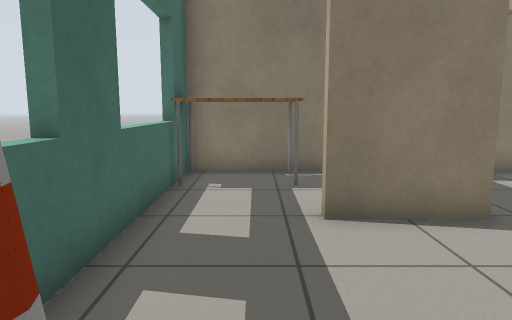
[1] (above)

14 first-person views from a walk through a world built for the Gazebo simulator. The camera is 0.9 m above the floor, tilts 8° down and sees 70° across. The lines on the ground mark 1 m squares. The floor is counted in squares, 0.5 m on a side. Each view is taken from the middle of a square. On the plan, view 1 faces up. The plan holds only what a view shows up to about 18 squares ahead; the rest is blank. Gazebo's built-in surfaces are drawn with simple patterns. Some surface patterns are stand-ins.

[2]
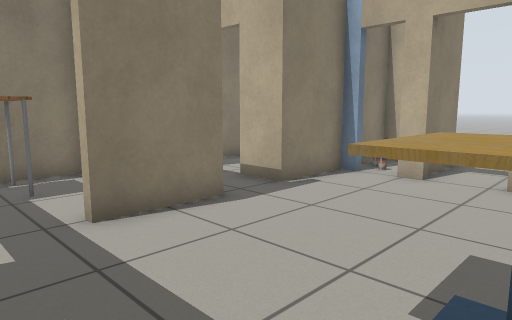

[3]
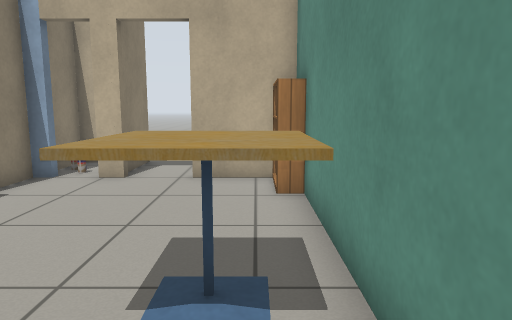

[4]
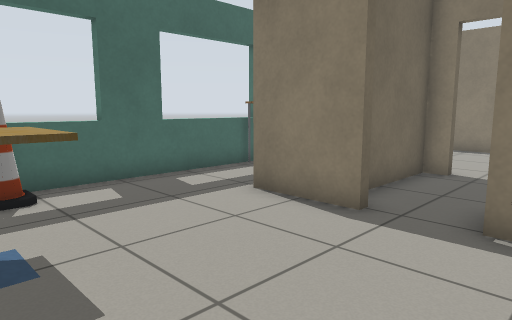

[5]
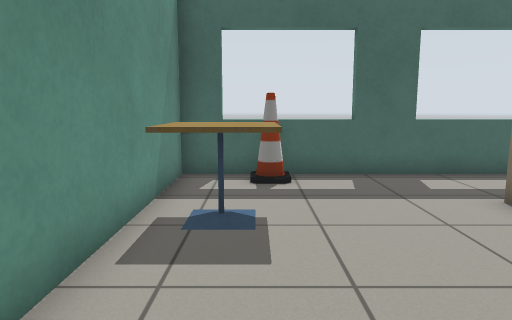

[6]
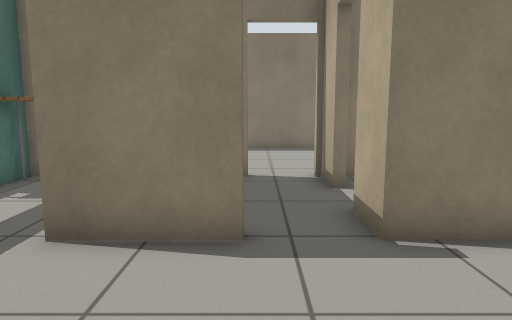

[7]
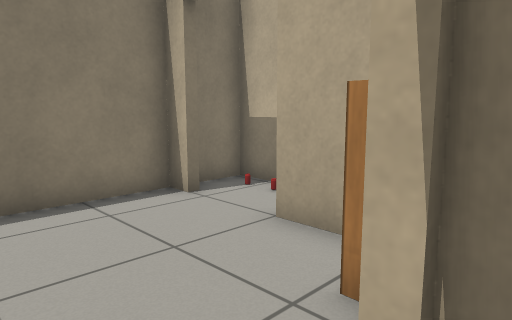

[8]
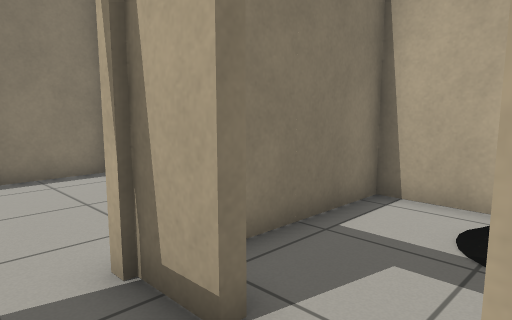

[9]
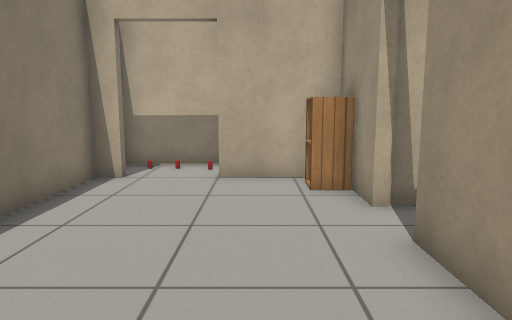

[10]
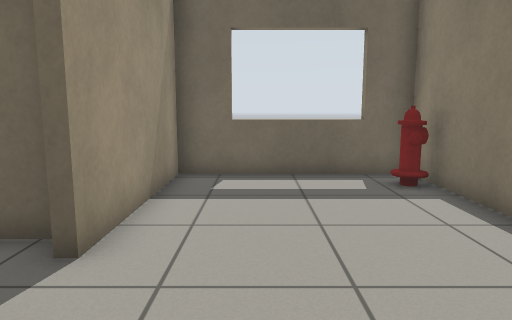

[11]
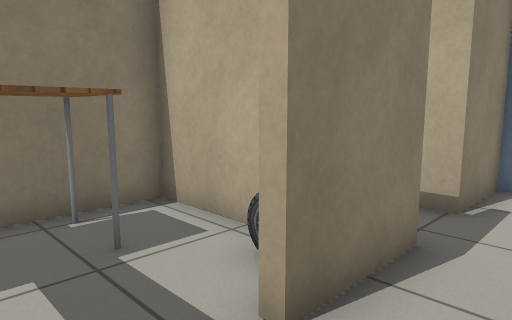

[12]
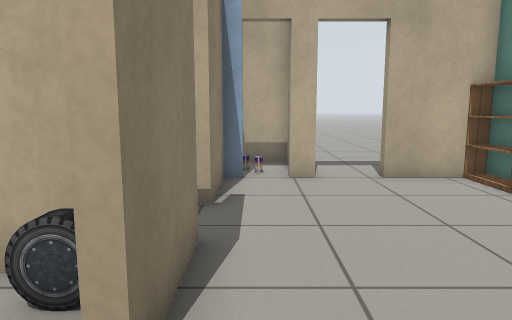

[13]
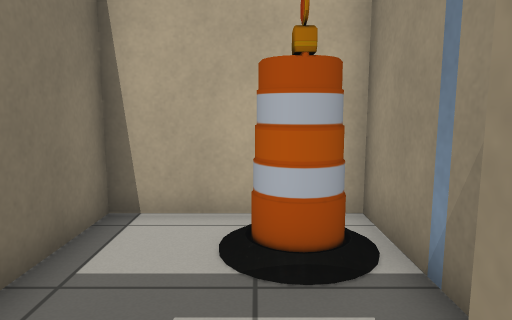

[14]
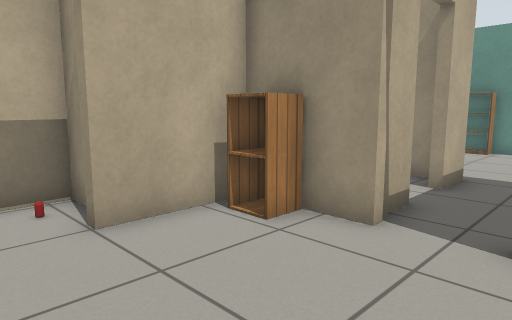

### Floor plan
Points are (right, up) in squares from view 1. A wall is a line through its corners. A room is listed if a view was taken in it or the views show most of it. See-through windows are left out.
Room 1 (views 1, 2, 3, 4, 5, 6, 7, 8, 11, 12, 13)
walls: (3.9, 5.8) (1, 5.8); (2.8, 6.9) (2.8, 10.5) (-2, 10.5) (-2, -1) (8.4, -1) (8.4, 1.7); (8.4, 3.4) (8.4, 4.1); (8.4, 5.4) (8.4, 5.8) (5.7, 5.8) (5.7, 7.4); (6.6, -0.4) (8.5, -0.4); (5.7, 9.2) (5.7, 10.8); (3.9, 10.5) (3.1, 10.5) (3.1, 7.4)
ways out: open door at (4.5, 11) to room 2; open door at (6, 8.5) to room 3; open door at (8, 5) to room 5; open door at (8.6, 2.8)
objects: cone (-1, 1); table (-1, 9) to (1, 10); cafe table (2, 0) to (3, 1); car (2, 7)
Room 2 (views 9, 10, 14)
walls: (7.4, 10.8) (8.4, 10.8) (8.4, 14); (-2, 17.2) (-2, 10.8) (3.9, 10.8); (8.4, 17.2) (-0.5, 17.2)
ways out: open door at (4.5, 11) to room 1; open door at (8.6, 15.2) to room 4
objects: cabinet (7, 11) to (8, 12)
Room 3 (no view inside)
walls: (5.7, 10.8) (7.4, 10.8); (6.4, 6.1) (11.1, 6.1) (11.1, 10.5) (6.4, 10.5)
ways out: open door at (6, 8.5) to room 1
objects: barrel (9, 7) to (10, 8)
Room 4 (no view inside)
walls: (9.9, 13.5) (10.6, 13.5) (10.6, 17.2) (9.3, 17.2)
ways out: open door at (8.6, 15.2) to room 2
objects: drink can (10, 14); other object (10, 15); other object (10, 16)
Room 5 (no view inside)
walls: (11.1, 3.9) (11.1, 5.8) (9.6, 5.8)
ways out: open door at (8, 5) to room 1
objects: drink can (9, 5); other object (10, 5)

Positions as (right, up) in squares from view 1, and headings:
1: (0, 0), facing up
2: (-1, 0), facing up-right
3: (-1, 0), facing right
4: (7, 0), facing up-left
5: (8, 1), facing left
6: (4, 1), facing up
7: (4, 10), facing up-right
8: (4, 7), facing up-right
9: (-1, 13), facing right
10: (8, 13), facing left
11: (-1, 4), facing up-right
12: (-1, 5), facing right
13: (5, 8), facing right
14: (3, 16), facing down-right
